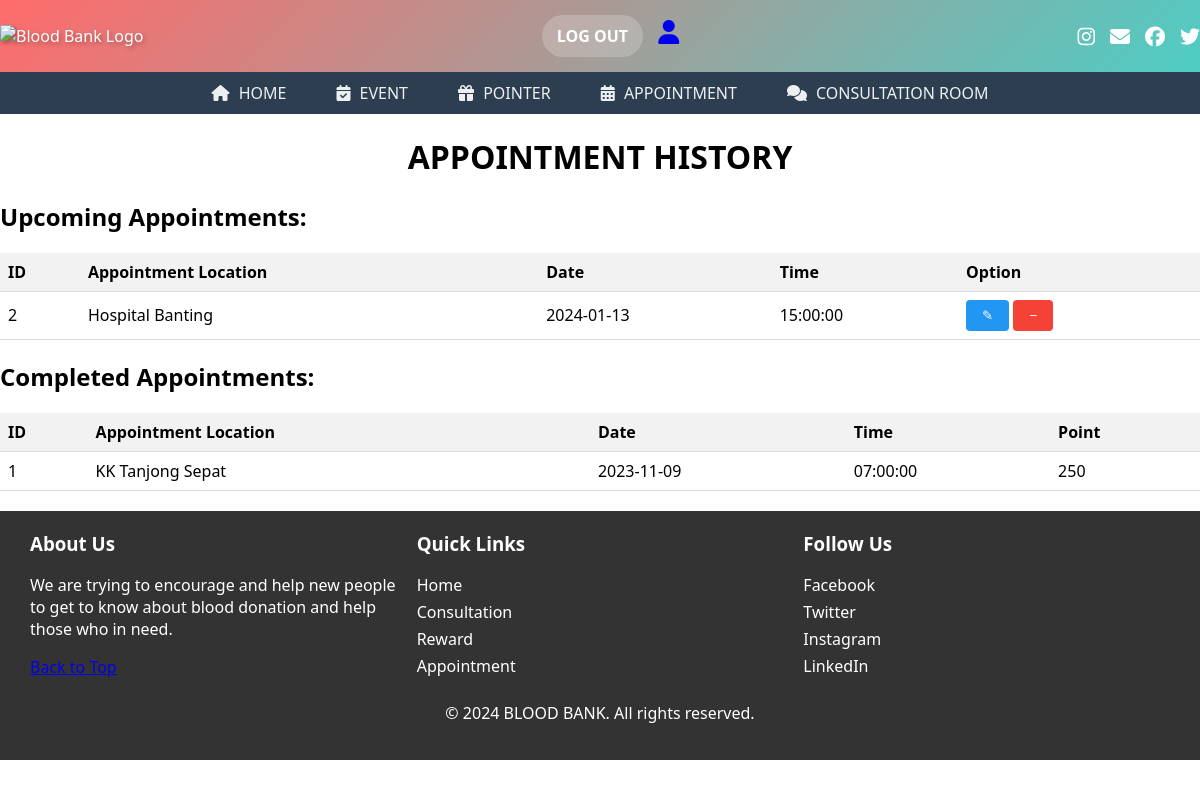
/appointmentHistory.php (signed in), run on the app's committed database.
### tables this page shows
CREATE TABLE `appointment` (
  `Appointment_ID` int(255) NOT NULL,
  `Appointment_Location` longtext NOT NULL,
  `Appointment_Date` date NOT NULL DEFAULT current_timestamp(),
  `Appointment_Time` time NOT NULL DEFAULT current_timestamp(),
  `Appointment_Point` int(255) NOT NULL,
  `Appointment_Status` varchar(255) NOT NULL,
  `Donor_Email` varchar(255) NOT NULL
);

### appointmentHistory.php (the view, shortened to what this page needs)
<?php
include("header.php");
include 'connectDB.php';
$email = $_SESSION['email'];
$upcomingQuery = "SELECT * FROM appointment WHERE Donor_Email = ? AND Appointment_Status = 'Not completed' ORDER BY Appointment_Date ASC";
$upcomingStmt = $conn->prepare($upcomingQuery);
$upcomingStmt->bind_param("s", $email);
$upcomingStmt->execute();
$upcomingResult = $upcomingStmt->get_result();
$completedQuery = "SELECT * FROM appointment WHERE Donor_Email = ? AND Appointment_Status = 'Completed' ORDER BY Appointment_Date ASC";
$completedStmt = $conn->prepare($completedQuery);
$completedStmt->bind_param("s", $email);
$completedStmt->execute();
$completedResult = $completedStmt->get_result();
?>
<!DOCTYPE html>
<html lang="en">
<head>
</head>
<body>
    <h1>APPOINTMENT HISTORY</h1>
    <h2>Upcoming Appointments:</h2>
    <table>
        <thead>
            <tr>
                <th>ID</th>
                <th>Appointment Location</th>
                <th>Date</th>
                <th>Time</th>
                <th>Option</th>
            </tr>
        </thead>
        <tbody>
            <?php while ($row = $upcomingResult->fetch_assoc()): ?>
            <tr>
                <td><?php echo $row['Appointment_ID']; ?></td>
                <td><?php echo $row['Appointment_Location']; ?></td>
                <td><?php echo $row['Appointment_Date']; ?></td>
                <td><?php echo $row['Appointment_Time']; ?></td>
                <td>
                <a href="appointment.php?appointment_id=<?php echo $row['Appointment_ID']; ?>"><button class="button edit-button">&#9998;</button></a>
                <a href="appointmentDelete.php?appointment_id=<?php echo $row['Appointment_ID']; ?>"><button class="button cancel-button">&#8722;</button></a>
                </td>
            </tr>
            <?php endwhile; ?>
        </tbody>
    </table>
    <h2>Completed Appointments:</h2>
    <table>
        <thead>
            <tr>
                <th>ID</th>
                <th>Appointment Location</th>
                <th>Date</th>
                <th>Time</th>
                <th>Point</th>
            </tr>
        </thead>
        <tbody>
            <?php while ($row = $completedResult->fetch_assoc()): ?>
            <tr>
                <td><?php echo $row['Appointment_ID']; ?></td>
                <td><?php echo $row['Appointment_Location']; ?></td>
                <td><?php echo $row['Appointment_Date']; ?></td>
                <td><?php echo $row['Appointment_Time']; ?></td>
                <td><?php echo $row['Appointment_Point']; ?></td>
            </tr>
            <?php endwhile; ?>
        </tbody>
    </table>
</body>
</html>
<?php include("footer.php"); ?>

### header.php (style rules this page uses)
.bb-header-wrapper { font-family: 'Segoe UI', Tahoma, Geneva, Verdana, sans-serif; margin: 0; padding: 0; }

### appointmentHistory.php (style rules this page uses)
body { font-family: Arial, sans-serif; margin: 0; padding: 20px; }
h1 { text-align: center; }
table { width: 100%; border-collapse: collapse; margin-bottom: 20px; }
th, td { padding: 8px; text-align: left; border-bottom: 1px solid #ddd; }
th { background-color: #f2f2f2; }
.button { background-color: #4CAF50; color: #fff; border: none; border-radius: 4px; padding: 8px 16px; cursor: pointer; }
.edit-button { background-color: #2196F3; }
.cancel-button { background-color: #f44336; }

### footer.php (style rules this page uses)
body { font-family: Arial, sans-serif; margin: 0; padding: 0; }

### data on the page
appointment: Appointment_ID "2", Appointment_Location "Hospital Banting", Appointment_Date "2024-01-13", Appointment_Time "15:00:00"
appointment: Appointment_ID "1", Appointment_Location "KK Tanjong Sepat", Appointment_Date "2023-11-09", Appointment_Time "07:00:00", Appointment_Point "250"
